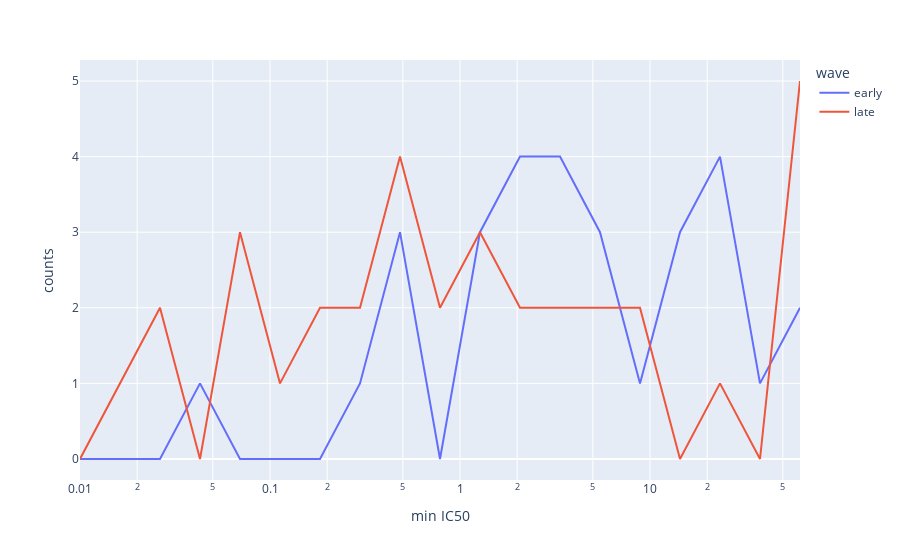

The notebook cell saved with this chart:
### Code cell
def histopandas(series, bin_edges):
    counts, bins = np.histogram(series, bins=bin_edges)
    return pd.DataFrame({'min IC50': bins[:-1], 'counts': counts})


df = pd.concat([histopandas(series=creators['Min IC50 (early wave)'], bin_edges=np.logspace(-2, 2, 20)).assign(wave='early'),
               histopandas(series=creators['Min IC50 (late wave)'], bin_edges=np.logspace(-2, 2, 20)).assign(wave='late')
              ])

# 
fig = px.line(df, x='min IC50', y='counts', log_x=True, color='wave')  # , labels={'x':'Min IC50', 'y':'count'}
#fig.update_traces(marker=dict(symbol='line-ew', line_width=5))
fig

### Figure 1 — Plotly figure (JSON) as saved in the notebook; plotly's stock layout.template omitted (floating-point values rounded to 4 significant figures)
{"data": [{"hovertemplate": "wave=early<br>min IC50=%{x}<br>counts=%{y}<extra></extra>", "legendgroup": "early", "line": {"color": "#636efa", "dash": "solid"}, "marker": {"symbol": "circle"}, "mode": "lines", "name": "early", "orientation": "v", "showlegend": true, "type": "scatter", "x": [0.01, 0.01624, 0.02637, 0.04281, 0.06952, 0.1129, 0.1833, 0.2976, 0.4833, 0.7848, 1.274, 2.069, 3.36, 5.456, 8.859, 14.38, 23.36, 37.93, 61.58], "xaxis": "x", "y": [0, 0, 0, 1, 0, 0, 0, 1, 3, 0, 3, 4, 4, 3, 1, 3, 4, 1, 2], "yaxis": "y"}, {"hovertemplate": "wave=late<br>min IC50=%{x}<br>counts=%{y}<extra></extra>", "legendgroup": "late", "line": {"color": "#EF553B", "dash": "solid"}, "marker": {"symbol": "circle"}, "mode": "lines", "name": "late", "orientation": "v", "showlegend": true, "type": "scatter", "x": [0.01, 0.01624, 0.02637, 0.04281, 0.06952, 0.1129, 0.1833, 0.2976, 0.4833, 0.7848, 1.274, 2.069, 3.36, 5.456, 8.859, 14.38, 23.36, 37.93, 61.58], "xaxis": "x", "y": [0, 1, 2, 0, 3, 1, 2, 2, 4, 2, 3, 2, 2, 2, 2, 0, 1, 0, 5], "yaxis": "y"}], "layout": {"autosize": true, "legend": {"title": {"text": "wave"}, "tracegroupgap": 0}, "margin": {"t": 60}, "xaxis": {"anchor": "y", "autorange": true, "domain": [0, 1], "range": [-2.0, 1.789], "title": {"text": "min IC50"}, "type": "log"}, "yaxis": {"anchor": "x", "autorange": true, "domain": [0, 1], "range": [-0.2778, 5.278], "title": {"text": "counts"}, "type": "linear"}}}
